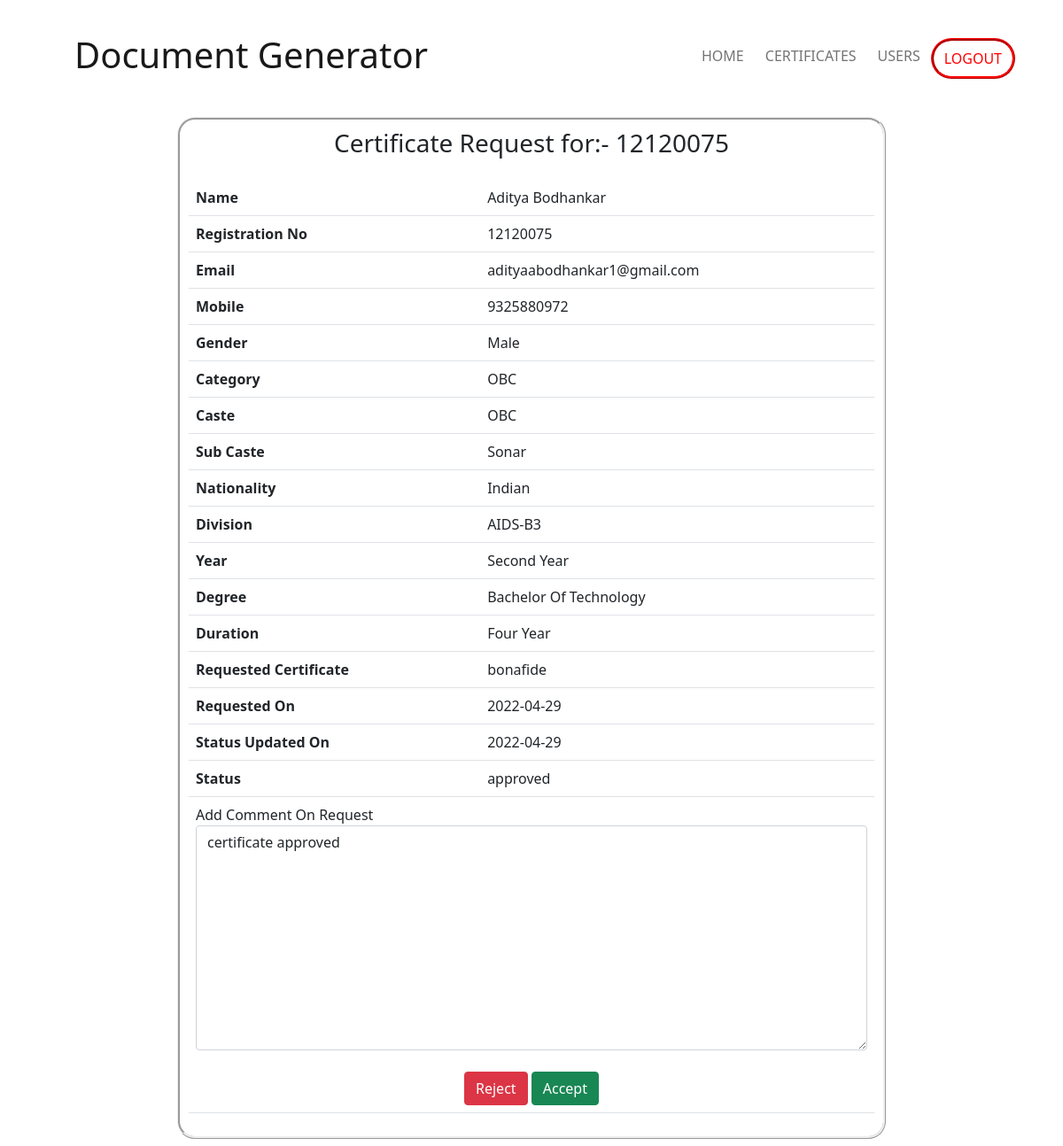
The app's page /admin_certificate_req?c_id=8, older data.
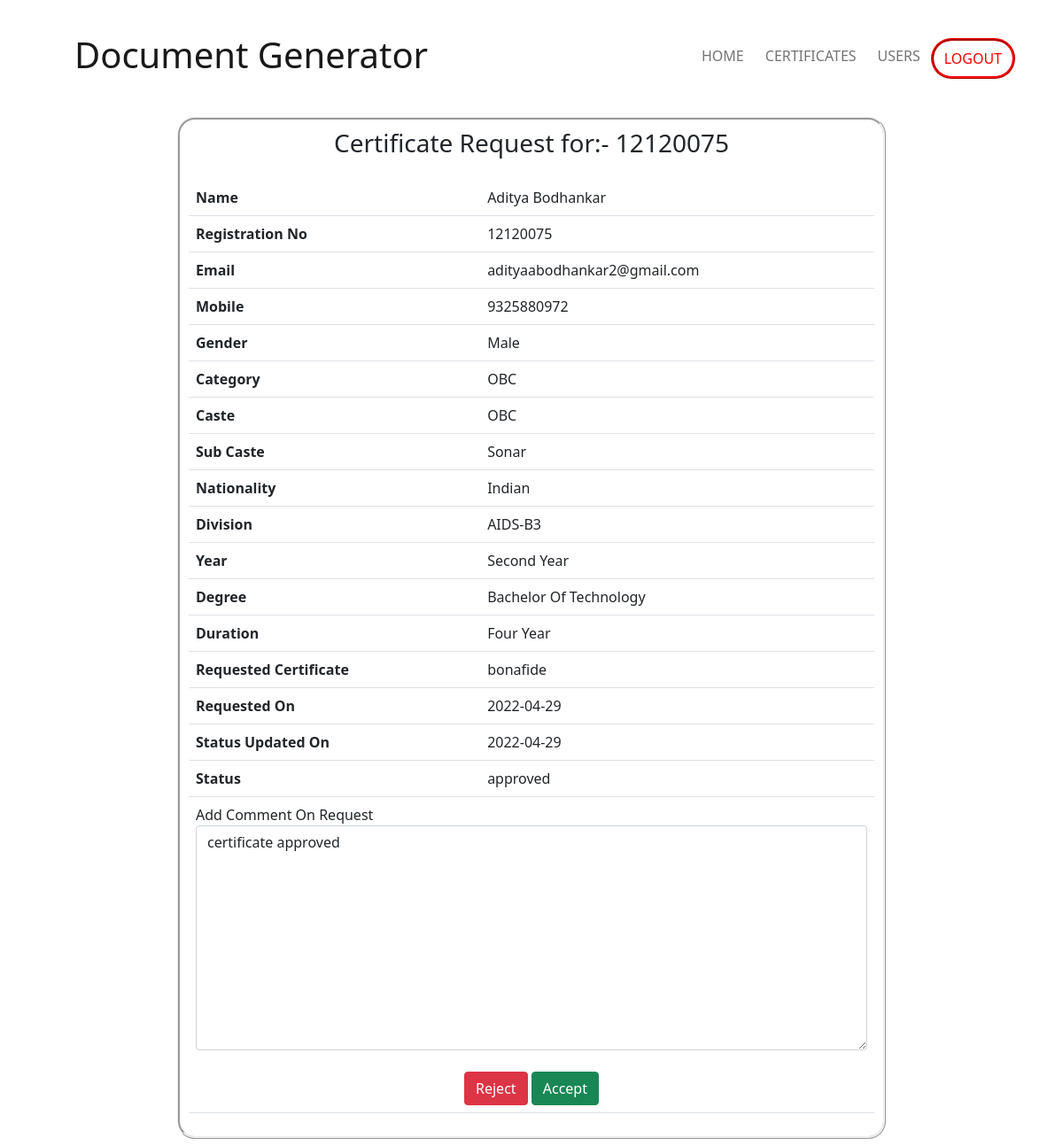
The same page, newer data.
### main/models.py (models this page shows)
class UserModel(models.Model):
    id = models.AutoField(primary_key=True)
    uid = models.CharField(max_length=100)
    name = models.CharField(max_length=100)
    email = models.CharField(max_length=100)
    gender = models.CharField(max_length=20)
    category = models.CharField(max_length=20)
    caste = models.CharField(max_length=30)
    sub_caste = models.CharField(max_length=30)
    nationality = models.CharField(max_length=100)
    regNo = models.CharField(max_length=100)
    mobile = models.CharField(max_length=100)
    div = models.CharField(max_length=20)
    profile = models.CharField(max_length=200)
    year = models.CharField(max_length=100)
    degree = models.CharField(max_length=100)
    course = models.CharField(max_length=100)
    duration = models.CharField(max_length=100)

### main/views.py (the view, shortened to what this page needs)
# urls.py: path('admin_certificate_req', views.certificate_request_details),
def certificate_request_details(request):
    try:
        certificate = CertificateRequestModel.objects.filter(id=request.GET["c_id"]).get()
        user = UserModel.objects.filter(uid=certificate.student_id).get()
        return render(request, 'cer_details.html', {'user': user, 'certificate': certificate})
    except UserModel.DoesNotExist:
        print("Error")
        messages.info(request, "No User Found")
    except CertificateRequestModel.DoesNotExist:
        messages.info(request, "No Certificate Found")
    return redirect('/')

### templates/cer_details.html (shortened to what the changed rows need)
<!DOCTYPE html>
<html lang="en">
<head>
    <link href="https://cdn.jsdelivr.net/npm/bootstrap@5.1.3/dist/css/bootstrap.min.css" rel="stylesheet"
>
</head>
<body>
    <div class="container mb-2" style="max-width: 800px; border: ridge; border-radius: 20px; padding: 10px;">
        <center>
            <h3>
                Certificate Request for:- {{ user.regNo }}
            </h3>
        </center>
        <table class="table table-stripped table-hover">
            <tbody>
                <table class="table table-stripped table-hover">
                    <tr>
                        <th>Name</th>
                        <td>{{ user.name}}</td>
                    </tr>
                    <tr>
                        <th>Registration No</th>
                        <td>{{ user.regNo }}</td>
                    </tr>
                    <tr>
                        <th>Email</th>
                        <td>{{ user.email }}</td>
                    </tr>
                    <tr>
                        <th>Mobile</th>
                        <td>{{ user.mobile }}</td>
                    </tr>
                    <tr>
                        <th>Gender</th>
                        <td>{{ user.gender }}</td>
                    </tr>
                    <tr>
                        <th>Category</th>
                        <td>{{ user.category }}</td>
                    </tr>
                    <tr>
                        <th>Caste</th>
                        <td>{{ user.caste }}</td>
                    </tr>
                    <tr>
                        <th>Sub Caste</th>
                        <td>{{ user.sub_caste }}</td>
                    </tr>
                    <tr>
                        <th>Nationality</th>
                        <td>{{ user.nationality }}</td>
                    </tr>
                    <tr>
                        <th>Division</th>
                        <td>{{ user.div }}</td>
                    </tr>
                    <tr>
                        <th>Year</th>
                        <td>{{ user.year }}</td>
                    </tr>
                    <tr>
                        <th>Degree</th>
                        <td>{{ user.degree }}</td>
                    </tr>
                    <tr>
                        <th>Duration</th>
                        <td>{{ user.duration }}</td>
                    </tr>
                    <tr>
                        <th>Requested Certificate</th>
                    </tr>
                    <tr>
                        <th>Requested On</th>
                    </tr>
                    <tr>
                        <th>Status Updated On</th>
                    </tr>
                    <tr>
                        <th>Status</th>
                    </tr>
                </table>
            </tbody>
        </table>
    </div>
</body>
</html>

Row changes from the older to the newer data that the page shows:
removed UserModel: regNo "12120075", name "Aditya Bodhankar", email "adityaabodhankar1@gmail.com", mobile "9325880972", gender "Male", category "OBC", caste "OBC", sub_caste "Sonar", nationality "Indian", div "AIDS-B3", year "Second Year", degree "Bachelor Of Technology", duration "Four Year"
added UserModel: regNo "12120075", name "Aditya Bodhankar", email "adityaabodhankar2@gmail.com", mobile "9325880972", gender "Male", category "OBC", caste "OBC", sub_caste "Sonar", nationality "Indian", div "AIDS-B3", year "Second Year", degree "Bachelor Of Technology", duration "Four Year"
